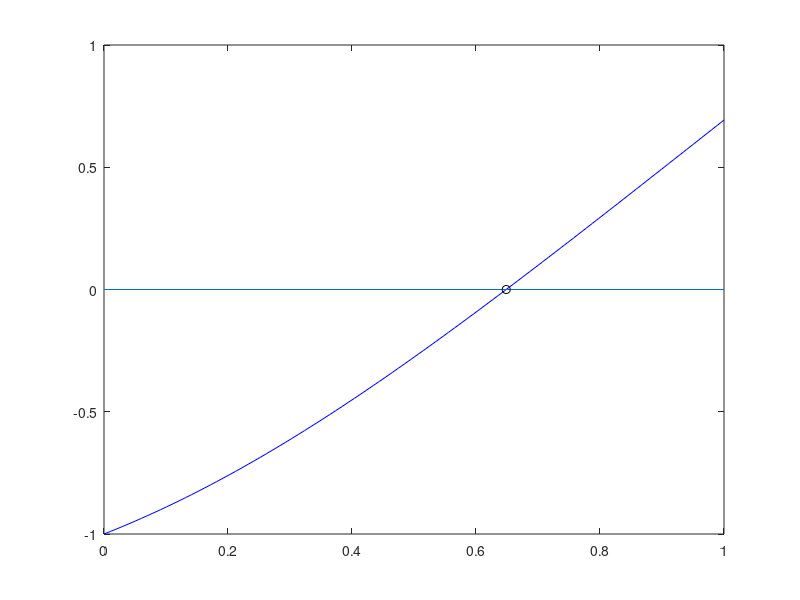

Write MATLAB code to recreate this figure.
%% Ejercicio 41

% DUDA donde esta el plot raiz ?

f = @(x) x-1 + log(x.^2 + 1);
raiz = fzero (f, [0,1]);
x = linspace (0,1);
plot (x,f(x),'b')
hold on 
plot ([0,1],[0,0])
plot (raiz, f(raiz),'ko')
hold off
shg
